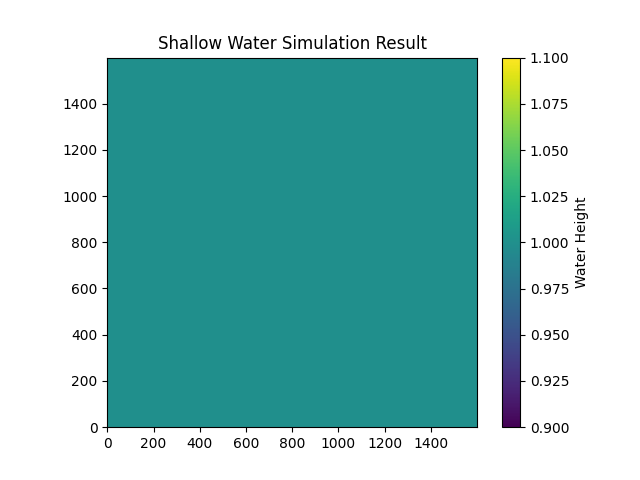

Source code (Python):
import numpy as np
import matplotlib.pyplot as plt

data = np.loadtxt("output.txt")
plt.imshow(data, cmap='viridis', origin='lower')
plt.colorbar(label='Water Height')
plt.title('Shallow Water Simulation Result')
plt.show()
